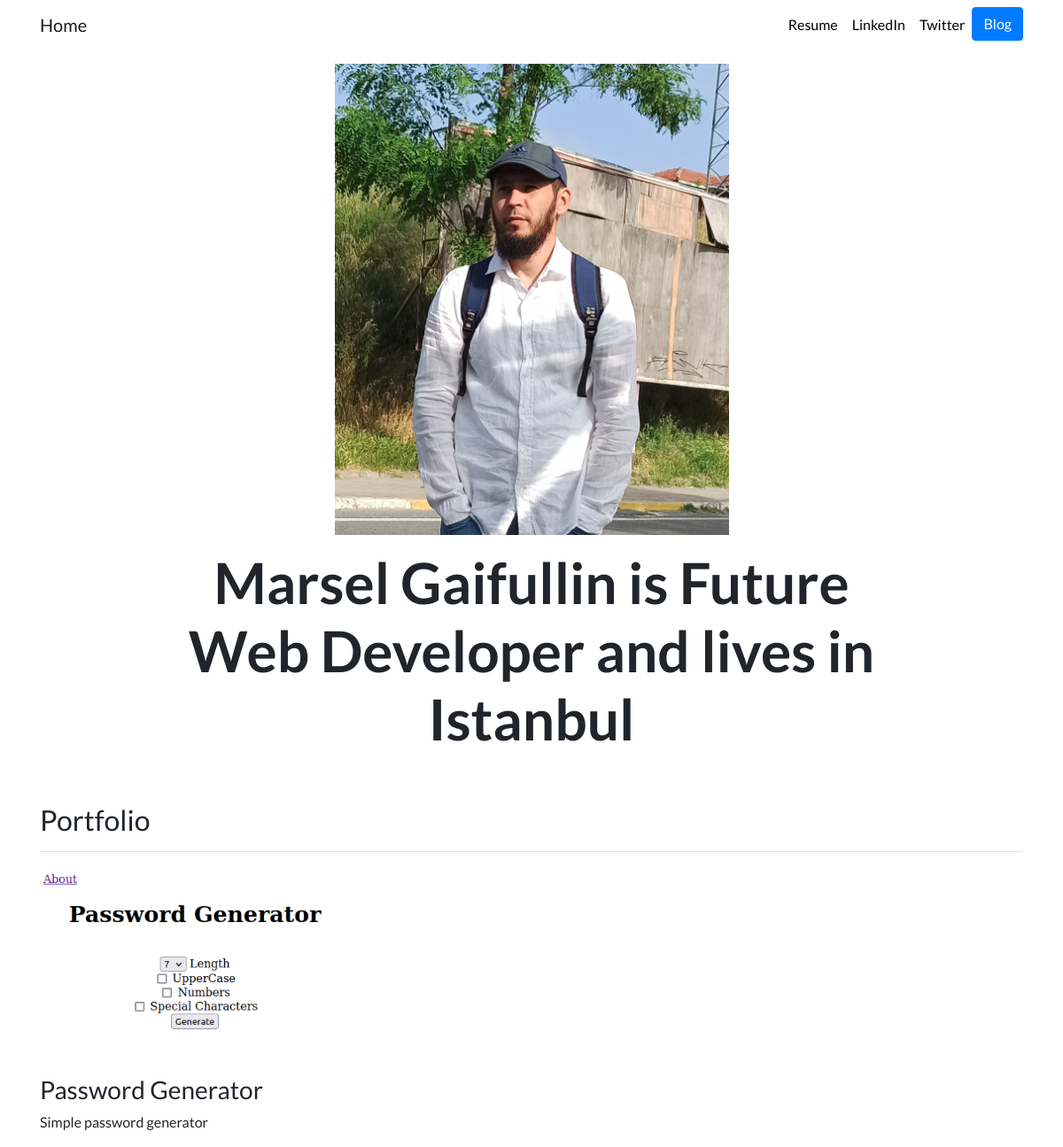
The page / on the database its author committed.
### portfolio/models.py (models this page shows)
class Project(models.Model):
    title = models.CharField(max_length=100)
    description = models.CharField(max_length=250)
    image = models.ImageField(upload_to='portfolio/images')
    url = models.URLField(blank=True)

### portfolio/views.py (the view)
# urls.py: 2. Add a URL to urlpatterns:  path('', views.home, name='home')
def home(request):
    projects = Project.objects.all()
    return render(request, 'portfolio/home.html', {'projects':projects})

### portfolio/templates/portfolio/home.html
{% extends 'portfolio/base.html' %}
{% block content %}
{% load static %}
<div class="row justify-content-center my-3">
  <div class="col-5">
    <img src="{% static 'portfolio/me.png' %}" class="img-fluid">
  </div>
</div>
<div class="row justify-content-center mb-3">
  <div class="col-md-9 text-center">
    <h1 id="hometext" class="font-weight-bold">Marsel Gaifullin is Future Web Developer and lives in Istanbul</h1>
  </div>
</div>
<h2 class="mt-5">Portfolio</h2>
<hr>
<div class="row">
  {% for project in projects %}
  <div class="col-lg-4 col-md-6">
    {% if project.url %}
    <a href="{{ project.url }}">
      <img src="{{ project.image.url }}" class="img-fluid mb-2">
    </a>
    {% else %}
    <img src="{{ project.image.url }}" class="img-fluid mb-2">
    {% endif %}
    <h3>{{ project.title }}</h3>
    <p>{{ project.description }}</p>
  </div>
  {% endfor %}
</div>
{% endblock %}

### portfolio/static/portfolio/custom.css (style rules this page uses)
body { font-family: 'Lato', sans-serif; }
@media (min-width: 992px) { #hometext { font-size: 4rem; } }

### rows shown on the page
Project: image (picture), title "Password Generator", description "Simple password generator"
